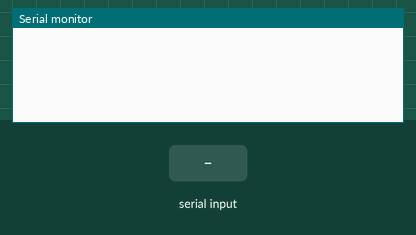
Bench run of a sketch on a simulated Arduino Uno, built with avr-gcc and run on an emulated ATmega328P. Shown: the last lines printed to the serial monitor. The test bench sets the inputs (shaded band).

Above: at 1.2 s.
1.3 s: "1\n" received over Serial
At 2.5 s:
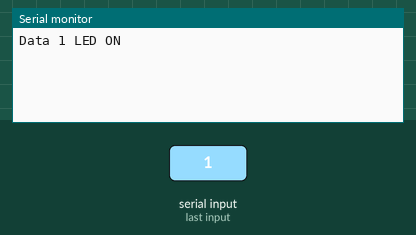
2.8 s: byte 10 ('\n') received over Serial
At 3.7 s:
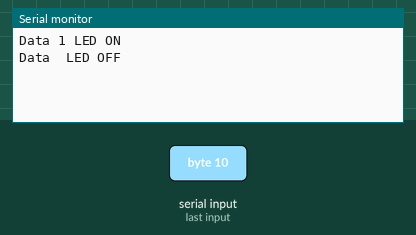
4.3 s: "0\n" received over Serial
At 4.8 s:
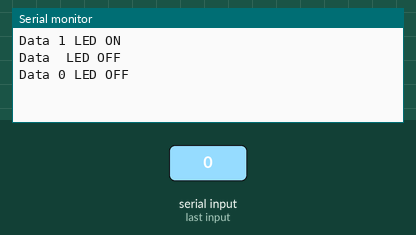

Measured:
- after the input at 1.3 s, the serial monitor: prints a new line at once (image 1)
- after the input at 2.8 s, the serial monitor: prints a new line at once (image 2)
- after the input at 4.3 s, the serial monitor: prints a new line at once (image 3)

The sketch:

firmware.ino
```cpp
#define LED  11

String serialData = "";
boolean onSerialRead = false;

void setup() {
  // initialize serial:
  Serial.begin(9600);
  serialData.reserve(200);
}

void procesSerialData() {
  Serial.print("Data " + serialData);
  if (serialData == "1") {
    Serial.println(" LED ON");
    digitalWrite(LED, HIGH);
  } else {
    Serial.println(" LED OFF");
    digitalWrite(LED, LOW);
  }
  serialData = "";
  onSerialRead = false;
}

void loop() {
  if (onSerialRead) {
    procesSerialData();
  }
}

void serialEvent() {
  while (Serial.available()) {
    char inChar = (char)Serial.read();
    if (inChar == '\n') {
      onSerialRead = true;
    } else {
      serialData += inChar;
    }
  }
}
```
